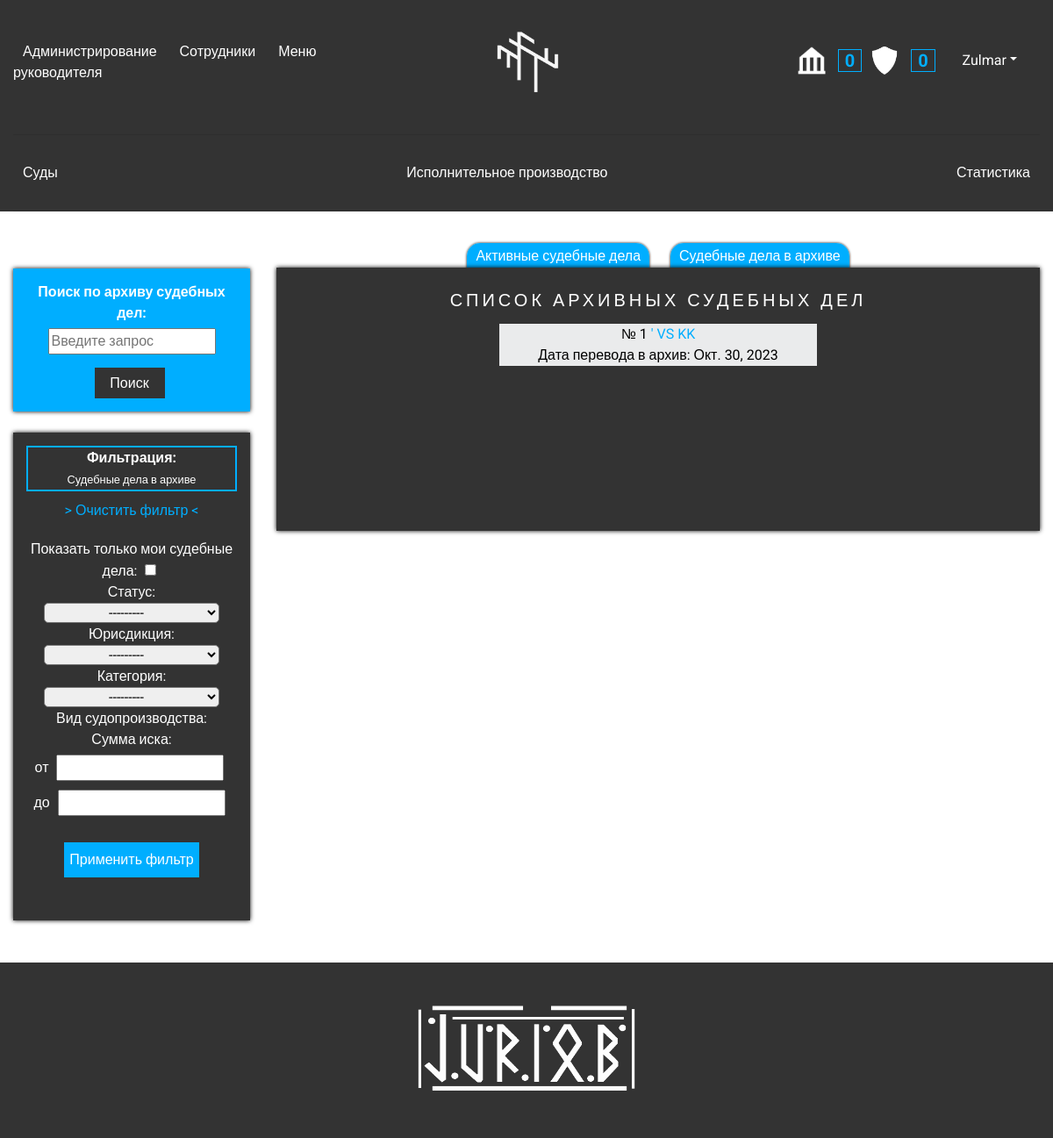
The app's page /courts/arhive/ (signed in) with its own data.
### courts/models.py (models this page shows, shortened)
class Courts(models.Model):
    court_name = models.CharField('Наименование суда', max_length=200, blank=True, null=True, default=None)
    case_number = models.CharField('№ дела', max_length=200, blank=True, null=True, default=None)
    court_address = models.CharField('Адрес (местонахождение) суда', max_length=200, blank=True, null=True,default=None)
    court_phone = models.CharField('№ телефона суда', max_length=200, blank=True, null=True, default=None)
    instance = models.IntegerField('Судебная инстанция', blank=True, null=True, default=None,choices=CHOICES_COURT_INSTANSE)
    status = models.ForeignKey(CourtsStatus, blank=True, null=True, default=None, on_delete=models.CASCADE)
    jurisdiction = models.IntegerField('Подведомственность (Юрисдикция)', blank=True, null=True, default=None,choices=CHOICES_COURT_JURISDICTION)
    category = models.ForeignKey(CourtsCategory, blank=True, null=True, default=None, on_delete=models.CASCADE)
    type_proceedings_choises = models.IntegerField('Вид судопроизводства', choices=CHOICES_TYPE_PROCEEDINGS, null=False)
    date_getting_lawsuit = models.DateField('Дата получения/подачи искового заявления (возбуждения уголовного дела)', blank=True, null=True,default=None)
    plaintiff = models.CharField('Истец / Потерпевший', max_length=200, null=False)
    plaintiff_representative = models.CharField('Представитель Истца / Потерпевшего', max_length=200, blank=True, null=True,default=None)
    defendant = models.CharField('Ответчик / Подсудимый', max_length=200, null=False)
    defendant_representative = models.CharField('Представитель ответчика / Подсудимого', max_length=200, blank=True, null=True,default=None)
    third_persons = models.CharField('Третьи лица', max_length=200, blank=True, null=True, default=None)
    text = models.TextField('Комментарий', blank=True, null=True)
    court_result = models.IntegerField('Победа/Поражение', default=None, blank=True, null=True,choices=CHOICE_COURT_RESULT)
    actual_court_hearing = models.DateTimeField('Ближайшее судебное заседание', max_length=200, blank=True, null=True,default=None)
    history_court_hearing = models.TextField('История судебных заседаний по делу', max_length=2000, blank=True,null=True, default=None)
    type_of_decision_civil = models.IntegerField('', blank=True, null=True, default=None,choices=CHOICE_COURT_RESULT_CIVIL_AND_ADMINISTRICAL_PROCEEDINGS_AND_ADMINISTRICAL_OFFENCE)
    type_of_decision_criminal = models.IntegerField('', blank=True, null=True, default=None,choices=CHOICE_COURT_RESULT_CRIMINAL)
    lawsuit_amount = models.DecimalField('Сумма иска', max_digits=10, decimal_places=2, default=0)
    state_duty = models.DecimalField('Сумма госпошлины', max_digits=10, decimal_places=2, default=0, blank=True,null=True)
    state_duty_prognosis = models.DecimalField('Сумма госпошлины (заявленная)', max_digits=10, decimal_places=2,default=0, blank=True, null=True)
    sum_amount_main_prognosis = models.DecimalField('Сумма по основному требованию (заявленная)', max_digits=10,decimal_places=2, default=0, blank=True, null=True)
    sum_amount_main = models.DecimalField('Сумма по основному требованию (фактически)', max_digits=10, decimal_places=2,default=0, blank=True, null=True)
    sum_amount_penalty_agent_prognosis = models.DecimalField('Сумма неустойки (заявленная)', max_digits=10,decimal_places=2, default=0, blank=True, null=True)
    sum_amount_penalty_agent = models.DecimalField('Сумма неустойки (фактически)', max_digits=10, decimal_places=2,default=0, blank=True, null=True)
    sum_of_penalty_prognosis = models.DecimalField('Сумма штрафа (прогнозируемая)', max_digits=10, decimal_places=2,default=0, blank=True, null=True)
    sum_of_penalty = models.DecimalField('Сумма штрафа (фактически)', max_digits=10, decimal_places=2, default=0,blank=True, null=True)
    sum_amount_moral_damage_prognosis = models.DecimalField('Сумма морального/репутационного вреда (заявленая)',max_digits=10, decimal_places=2, default=0, blank=True,null=True)
    sum_amount_moral_damage = models.DecimalField('Сумма морального/репутационного вреда (фактически)', max_digits=10,decimal_places=2, default=0, blank=True, null=True)
    sum_amount_expertize = models.DecimalField('Сумма экспертизы', max_digits=10, decimal_places=2, default=0,blank=True, null=True)
    sum_amount_expertize_prognosis = models.DecimalField('Сумма экспертизы (заявленная)', max_digits=10,decimal_places=2, default=0, blank=True, null=True)
    total_sum_in_the_case_prognosis = models.DecimalField('Общая заявленная сумма по делу', max_digits=10,decimal_places=2, default=0, blank=True, null=True)
    total_sum_in_the_case = models.DecimalField('Общая присужденная сумма по делу', max_digits=10, decimal_places=2,default=0, blank=True, null=True)
    total_amount_expected_additional = models.DecimalField('Сумма заявленная за юридические услуги ОБЩАЯ',max_digits=10, decimal_places=2, default=0, blank=True,null=True)
    sum_amount_expected_additional = models.DecimalField('Сумма заявленная за юридические услуги', max_digits=10,decimal_places=2, default=0, blank=True, null=True)
    postage_expected_expenses = models.DecimalField('Сумма заявленная за почтовые расходы', max_digits=10,decimal_places=2, default=0, blank=True, null=True)
    fare_expected_expenses = models.DecimalField('Сумма заявленная за транспортные расходы', max_digits=10,decimal_places=2, default=0, blank=True, null=True)
    other_expected_expenses = models.DecimalField('Иные заявленные расходы', max_digits=10, decimal_places=2, default=0,blank=True, null=True)
    total_amount_additional = models.DecimalField('Сумма взысканная за юр. услуги ОБЩАЯ', max_digits=10,decimal_places=2, default=0, blank=True, null=True)
    sum_amount_additional = models.DecimalField('Сумма взысканная за юр услуги', max_digits=10, decimal_places=2,default=0, blank=True, null=True)
    postage_expenses = models.DecimalField('Сумма взыскананная за почтовые расходы', max_digits=10, decimal_places=2,default=0, blank=True, null=True)
    fare_expenses = models.DecimalField('Сумма присужденная за транспортные расходы', max_digits=10, decimal_places=2,default=0, blank=True, null=True)
    other_expenses = models.DecimalField('Иные присужденные расходы', max_digits=10, decimal_places=2, default=0,blank=True, null=True)
    author = models.ForeignKey(User, blank=True, null=True, on_delete=models.CASCADE, verbose_name='Создал')
    date_of_judgment = models.DateField('Дата вынесения судебного решения', blank=True, null=True)
    responsible = models.ForeignKey(User, blank=True, null=True, on_delete=models.CASCADE, verbose_name='Ответственный',related_name='+')
    observer = models.ManyToManyField(User, blank=True, verbose_name='Ответственный', related_name='obs')
    arhive = models.BooleanField('Убрать в архив', blank=True, default=False)
    created_date = models.DateField('Дата создания', blank=True, null=True)
    arhive_date = models.DateField('Дата перевода в архив', blank=True, null=True)
    read_court_users = models.ManyToManyField(User, blank=True, null=True, related_name=" who_read+")
    is_complete = models.BooleanField('Готовый экземпляр судебного дела', default=False)
    date_create_object_model = models.DateTimeField(auto_now_add=True, null=True)
    last_change_make_user = models.ForeignKey(User, blank=True, null=True, on_delete=models.CASCADE,related_name="last_change_make_user+")
    comment_count_model = models.IntegerField(blank=True, null=True, default=None)
    jungment = models.ForeignKey(CourtsJudgment, blank=True, null=True, default=None, on_delete=models.CASCADE)
    def __init__(self, *args, **kwargs):
        super().__init__(*args, **kwargs)
        self.was_court_result = self.court_result

### courts/views.py (the view, shortened to what this page needs)
# urls.py: path('arhive/', views.courts_arhive, name='courts_arhive'),
@login_required
@permission_required('courts.view_courts')
def courts_arhive(request):
    unread_executions_count, execution_read_count = services_executions.unread_executions_counter_and_var_execution_read_count_logic(
        request)
    unread_courts_count, courts = services_courts.unread_court_counter_and_var_courts_logic(request)
    search_court = request.GET.get('search', '')
    if search_court:
        court_in_arhive = Courts.objects.filter(Q(plaintiff__icontains=search_court, arhive=True) | Q(defendant__icontains=search_court, arhive=True) | Q(case_number__icontains=search_court, arhive=True) | Q(court_address__icontains=search_court, arhive=True))
    else:
        court_in_arhive = Courts.objects.filter(arhive=True)
    cat_filter_form = CategoryFilterForm(request.GET)
    paginator = Paginator(court_in_arhive, 10)
    page_number = request.GET.get('page', 1)
    page = paginator.get_page(page_number)
    is_paginated = page.has_other_pages()
    if page.has_previous():
        prev_url = '?page={}'.format(page.previous_page_number())
    else:
        prev_url = ''
    if page.has_next():
        next_url = '?page={}'.format(page.next_page_number())
    else:
        next_url = ''
    context = {
        'court_in_arhive': court_in_arhive,
        'cat_filter_form':cat_filter_form,
        'page_object': page,
        'is_paginated': is_paginated,
        'next_url': next_url,
        'prev_url': prev_url,
        'page_number': page_number,
        'paginator': paginator,
        'search_court':search_court,
        'unread_executions_count':unread_executions_count,
        'unread_courts_count':unread_courts_count,
    }
    template = 'courts/courts_arhive.html'
    return render(request, template, context)

### courts/templates/courts/courts_arhive.html (shortened to what this page needs)
{% extends 'mainpage/base.html' %}
{% load static %}
{% block content %}
<div class="container-fluid">
	<div class="row">
		<div class="col-lg-3 aside_filter_block float_block">
			<br />
			<div class="container center_item_position aside_search_block">
				<div class="row">
					<div align="center" class="col-lg-12">
						<div><strong>Поиск по архиву судебных дел:</strong></div>
						<form action="{% url 'courts_arhive' %}">
							<input class="mini_text_input" type="searh" placeholder="Введите запрос" aria-label="search" name="search">
							<button class="app_search_btn" type="submit">Поиск</button>
						</form>
					</div>
				</div>
			</div>
			<br />
			<div class="dark_block_bg center_item_position">
				<div class="filter_name_block">
					<strong>Фильтрация:</strong>
					<div><small>Судебные дела в архиве</small></div>
				</div>
				<form method="get">
					<div align="center"><a href="{% url 'courts_arhive' %}">> Очистить фильтр <</a></div>
					<div class="filter_item_block">
						<div align="center" title="Судебные дела, которые вы создали / куда вы были назначены ответственным или наблюдателем">
							Показать только мои судебные дела: {{ cat_filter_form.only_my_courts }}
						</div>
						<div align="center" class="">
							<div class="">
								<div>Статус:</div> {{ cat_filter_form.status }}
							</div>
							<div class="">
								<div>Юрисдикция:</div> {{ cat_filter_form.jurisdiction }}
							</div>
						</div>
						<div align="center" class="">
							<div class="">
								<div>Категория:</div> {{ cat_filter_form.category }}
							</div>
							<div class="">
								<div>Вид судопроизводства:</div> {{ cat_filter_form.type_proceedings }}
							</div>
						</div>
						<div align="center" class="row">
							<div class="col-lg-12">
								<div>Сумма иска: </div>
								<div>от {{ cat_filter_form.min_claim_summ }}</div><div> до {{ cat_filter_form.max_claim_summ }}</div>
							</div>
						</div>
					</div>
					<div align="center"><input type="submit" class="common_link_btn" value="Применить фильтр" /></div>
					<br />
				</form>
			</div>
		</div>
		<div class="col-lg-9 float_anchor">
		<br />
			<div class="active_arhive_block center_item_position">
				<a class="active_arhive_btn" href="{% url 'court' %}"><span class="active_arhive_text">Активные судебные дела</span></a>
				<a class="active_arhive_btn" href="{% url 'courts_arhive' %}"><span class="active_arhive_text">Судебные дела в архиве</span></a>
			</div>
			<div class="dark_block_bg">
				<h5 class="center_item_position title">СПИСОК АРХИВНЫХ СУДЕБНЫХ ДЕЛ</h5>
				<div class="row">
				{% for arhive_item in page_object.object_list %}
					<div align="center" class="container col-lg-5 white_borders">
						<span>№ {{ forloop.counter }}</span>
						<a href="{% url 'courts_detail' pk=arhive_item.pk %}">
							{{ arhive_item.plaintiff }} VS {{ arhive_item.defendant }}
						</a>
						<div onclick="DeleteYesNo()">Дата перевода в архив: {{ arhive_item.arhive_date }}</div>
					</div>
				{% endfor %}
				</div>
			</div>
			<br />
		</div>
	</div>
</div>
	{% endblock %}

### mainpage/templates/mainpage/base.html (shortened to what this page needs)
{% load static %}
<!DOCTYPE html>
<html>
<head>
	<link rel="stylesheet" href="https://stackpath.bootstrapcdn.com/bootstrap/4.5.2/css/bootstrap.min.css">
	<link rel="stylesheet" href="https://maxcdn.bootstrapcdn.com/bootstrap/4.0.0/css/bootstrap.min.css">
	<link type="text/css" rel="stylesheet" href="{% static 'css/style.css' %}">
</head>
<body>
{% if user.is_authenticated %}
	 <div class="container-fluid navbar_block">
  <header class="blog-header py-3">
    <div class="row flex-nowrap justify-content-between align-items-center">
      <div class="col-4 pt-1">
        <a class="p-2 navbarlink" href="{% url 'admin:index' %}">Администрирование</a>
	  	<a class="p-2 navbarlink" href="{% url 'profiles' %}">Сотрудники</a>
		{% if request.user.is_staff and user.is_authenticated %}
      	<a class="p-2 navbarlink" href="{% url 'supervisor' %}">Меню руководителя</a>
		{% endif %}
      </div>
      <div class="col-4 text-center">
        <a class="blog-header-logo text-white
	" href="{% url 'mainpage' %}"><img alt="Суды" class="margin_10 logo_container" src="{{ MEDIA_URL }}/icons/abstract_icon_white.png" height="80px" width="80px"/></a>
	  </div>
      <div class="col-4 d-flex justify-content-end align-items-center">
		  <a href="{% url 'court' %}"><img alt="Суды" class="margin_5" src="{{ MEDIA_URL }}/icons/court_house_white.png" height="32px" width="32px"/> <span class="notification_counter margin_5">{{ unread_courts_count }}</span></a>
		  <a href="{% url 'executions' %}"><img alt="И.производства" class="margin_5" src="{{ MEDIA_URL }}/icons/shield_white.png" height="32px" width="32px"/> <span class="notification_counter margin_5">{{ unread_executions_count }}</span></a>
       {% if user.is_authenticated %}
			<div class="tabs" id="tabs">
            <div class="tab" id="tab_2">
				<a class="nav-link dropdown-toggle margin_10" href="http://example.com"  data-toggle="dropdown" aria-haspopup="true" aria-expanded="false">{{ request.user }}</a>
			</div>
			</div>
			{% else %}
			<div><a class="float-right nav-link" href="{% url 'login_page' %}"><strong>Войти</strong></a></div>
			{% endif %}
      </div>
    </div>
  </header>
<hr />
  <div class="nav-scroller py-1 mb-2">
    <nav class="nav d-flex justify-content-between">
      <a class="p-2 navbarlink" href="{% url 'court' %}">Суды</a>
      <a class="p-2 navbarlink" href="{% url 'executions' %}">Исполнительное производство</a>
	  <a class="p-2 navbarlink" href="{% url 'all_statistic' %}">Статистика</a>
    </nav>
  </div>
<hr />
</div>
{% endif %}
	{% block content %}
    {% endblock content %}
{% if user.is_authenticated %}
	{% include 'mainpage/footer.html' %}
{% endif %}
</body>
</html>

### records on screen
Courts: plaintiff "'", defendant "KK", arhive_date "Окт. 30, 2023"

### other values on screen
{{ unread_courts_count }} "0"
{{ unread_executions_count }} "0"
{{ request.user }} "Zulmar"
